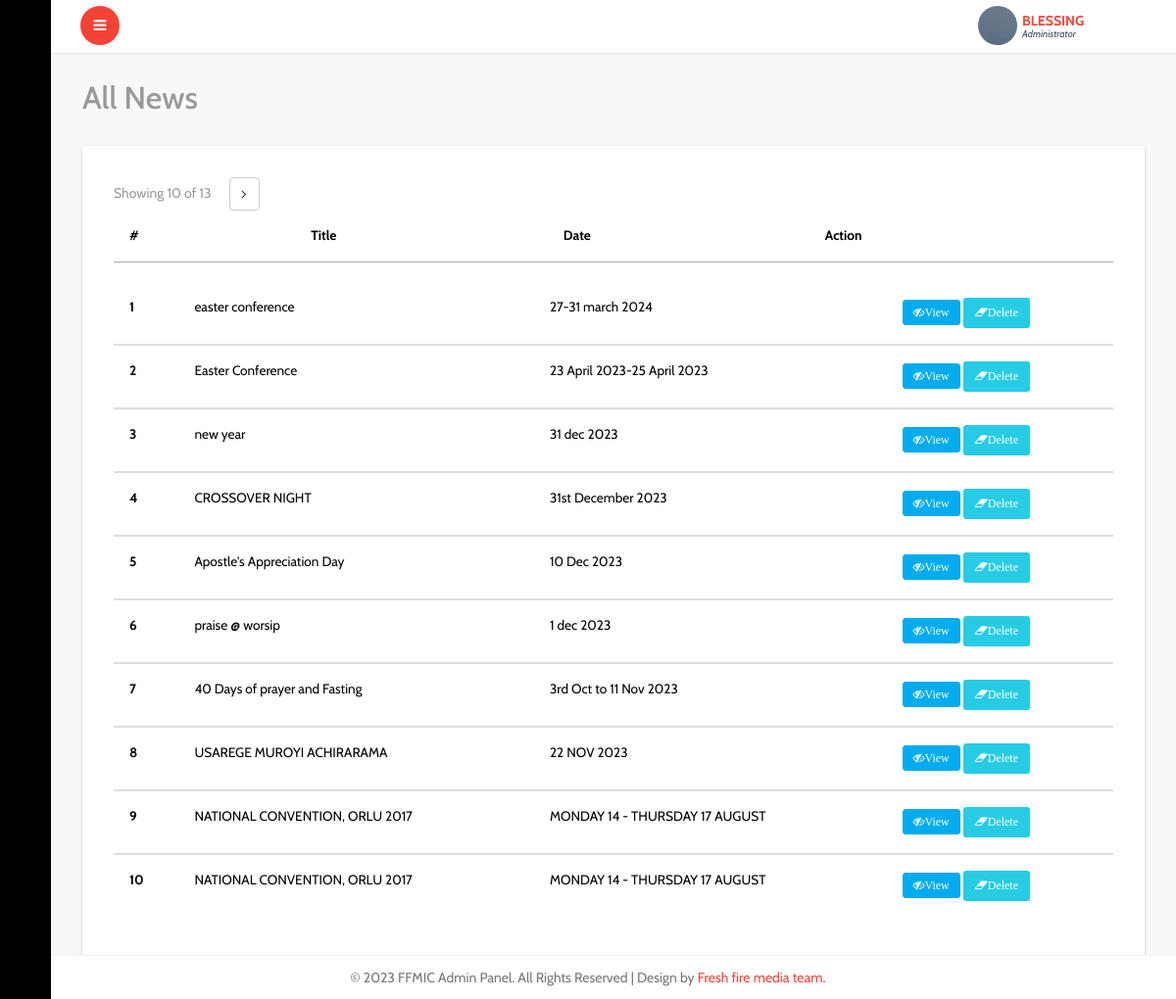
/admin/all-events.php (signed in), run on the app's committed database.
### tables this page shows
CREATE TABLE IF NOT EXISTS `events` (
  `id` int NOT NULL AUTO_INCREMENT,
  `title` varchar(60) NOT NULL,
  `detail` varchar(500) NOT NULL,
  `date` varchar(60) NOT NULL,
  `time` varchar(30) NOT NULL,
  `venue` varchar(120) NOT NULL,
  `phone` varchar(13) NOT NULL,
  `file` varchar(200) NOT NULL,
  PRIMARY KEY (`id`)
);

### idiorm.php (called while the page is built, shortened)
<?php
    class ORM implements ArrayAccess {
        protected static $_default_config = array(
            'connection_string' => 'sqlite::memory:',
            'id_column' => 'id',
            'id_column_overrides' => array(),
            'error_mode' => PDO::ERRMODE_EXCEPTION,
            'username' => null,
            'password' => null,
            'driver_options' => null,
            'identifier_quote_character' => null,
            'limit_clause_style' => null,
            'logging' => false,
            'logger' => null,
            'caching' => false,
            'caching_auto_clear' => false,
            'return_result_sets' => false,
        );
        protected static $_config = array();
        protected static $_db = array();
        protected static $_last_statement = null;
        protected $_connection_name;
        protected $_table_name;
        protected $_values = array();
        protected $_result_columns = array('*');
        protected $_join_sources = array();
        protected $_order_by = array();
        protected $_group_by = array();
        public static function configure($key, $value = null, $connection_name = self::DEFAULT_CONNECTION) {
            if (is_array($key)) {
                foreach ($key as $conf_key => $conf_value) {
                    self::configure($conf_key, $conf_value, $connection_name);
                }
            } else {
                if (is_null($value)) {
                    $value = $key;
                    $key = 'connection_string';
                }
                self::$_config[$connection_name][$key] = $value;
            }
        }
        public static function for_table($table_name, $connection_name = self::DEFAULT_CONNECTION) {
            return new self($table_name, array(), $connection_name);
        }
        protected static function _setup_db_config($connection_name) {
            if (!array_key_exists($connection_name, self::$_config)) {
                self::$_config[$connection_name] = self::$_default_config;
            }
        }
        public static function set_db($db, $connection_name = self::DEFAULT_CONNECTION) {
            self::$_db[$connection_name] = $db;
        }
        protected static function _setup_identifier_quote_character($connection_name) {
            if (is_null(self::$_config[$connection_name]['identifier_quote_character'])) {
                self::$_config[$connection_name]['identifier_quote_character'] =
                    self::_detect_identifier_quote_character($connection_name);
            }
        }
        public static function _setup_limit_clause_style($connection_name) {
            if (is_null(self::$_config[$connection_name]['limit_clause_style'])) {
                self::$_config[$connection_name]['limit_clause_style'] =
                    self::_detect_limit_clause_style($connection_name);
            }
        }
        protected static function _detect_identifier_quote_character($connection_name) {
            switch(self::get_db($connection_name)->getAttribute(PDO::ATTR_DRIVER_NAME)) {
                case 'mysql':
                case 'sqlite':
                case 'sqlite2':
                default:
                    return '`';
            }
        }
        protected static function _detect_limit_clause_style($connection_name) {
            switch(self::get_db($connection_name)->getAttribute(PDO::ATTR_DRIVER_NAME)) {
                default:
                    return ORM::LIMIT_STYLE_LIMIT;
            }
        }
        public static function get_db($connection_name = self::DEFAULT_CONNECTION) {
            return self::$_db[$connection_name];
        }
        public static function get_last_statement() {
            return self::$_last_statement;
        }
        protected static function _execute($query, $parameters = array(), $connection_name = self::DEFAULT_CONNECTION) {
            $statement = self::get_db($connection_name)->prepare($query);
            self::$_last_statement = $statement;
            $time = microtime(true);
            $q = $statement->execute();
            return $q;
        }
        protected static function _log_query($query, $parameters, $connection_name, $query_time) {
            if (!self::$_config[$connection_name]['logging']) {
                return false;
            }
            return true;
        }
        protected function __construct($table_name, $data = array(), $connection_name = self::DEFAULT_CONNECTION) {
            $this->_table_name = $table_name;
            $this->_connection_name = $connection_name;
        }
        public function find_array() {
            return $this->_run();
        }
        protected function _build_select() {
            return $this->_join_if_not_empty(" ", array(
                $this->_build_select_start(),
                $this->_build_join(),
                $this->_build_where(),
                $this->_build_group_by(),
                $this->_build_having(),
                $this->_build_order_by(),
                $this->_build_limit(),
                $this->_build_offset(),
            ));
        }
        protected function _build_select_start() {
            $fragment = 'SELECT ';
            $result_columns = join(', ', $this->_result_columns);
            $fragment .= "{$result_columns} FROM " . $this->_quote_identifier($this->_table_name);
            return $fragment;
        }
        protected function _build_join() {
            if (count($this->_join_sources) === 0) {
                return '';
            }
            return join(" ", $this->_join_sources);
        }
        protected function _build_where() {
            return $this->_build_conditions('where');
        }
        protected function _build_having() {
            return $this->_build_conditions('having');
        }
        protected function _build_group_by() {
            if (count($this->_group_by) === 0) {
                return '';
            }
            return "GROUP BY " . join(", ", $this->_group_by);
        }
        protected function _build_conditions($type) {
            $conditions_class_property_name = "_{$type}_conditions";
            if (count($this->$conditions_class_property_name) === 0) {
                return '';
            }
            $conditions = array();
            return strtoupper($type) . " " . join(" AND ", $conditions);
        }
        protected function _build_order_by() {
            if (count($this->_order_by) === 0) {
                return '';
            }
            return "ORDER BY " . join(", ", $this->_order_by);
        }
        protected function _build_limit() {
            $fragment = '';
            return $fragment;
        }
        protected function _build_offset() {
            return '';
        }
        protected function _join_if_not_empty($glue, $pieces) {
            $filtered_pieces = array();
            foreach ($pieces as $piece) {
                if (is_string($piece)) {
                    $piece = trim($piece);
                }
                if (!empty($piece)) {
                    $filtered_pieces[] = $piece;
                }
            }
            return join($glue, $filtered_pieces);
        }
        protected function _quote_one_identifier($identifier) {
            $parts = explode('.', $identifier);
            $parts = array_map(array($this, '_quote_identifier_part'), $parts);
            return join('.', $parts);
        }
        protected function _quote_identifier($identifier) {
            if (is_array($identifier)) {
                $result = array_map(array($this, '_quote_one_identifier'), $identifier);
                return join(', ', $result);
            } else {
                return $this->_quote_one_identifier($identifier);
            }
        }
        protected function _quote_identifier_part($part) {
            $quote_character = self::$_config[$this->_connection_name]['identifier_quote_character'];
            return $quote_character .
                   str_replace($quote_character,
                               $quote_character . $quote_character,
                               $part
                   ) . $quote_character;
        }
        protected function _run() {
            $query = $this->_build_select();
            $caching_enabled = self::$_config[$this->_connection_name]['caching'];
            self::_execute($query, $this->_values, $this->_connection_name);
            $statement = self::get_last_statement();
            $rows = array();
            while ($row = $statement->fetch(PDO::FETCH_ASSOC)) {
                $rows[] = $row;
            }
            $this->_values = array();
            $this->_result_columns = array('*');
            return $rows;
        }
        public function __call($name, $arguments)
        {
            $method = strtolower(preg_replace('/([a-z])([A-Z])/', '$1_$2', $name));
            if (method_exists($this, $method)) {
                return call_user_func_array(array($this, $method), $arguments);
            } else {
                throw new IdiormMethodMissingException("Method $name() does not exist in class " . get_class($this));
            }
        }
    }

### admin/all-events.php (the view, shortened to what this page needs)
<?php include"header.php"; ?>
			<div id="page-wrapper">
				<div class="graphs">
					<h3 class="blank1">All News</h3>
					 <div class="xs tabls">
					 <div class="panel-body1">
					   <table class="table">
					    <thead>
							<tr>
							  <th>#</th>
							  <th>Title</th>
							  <th>Date</th>
							  <th>Action</th>
							</tr>
						  </thead>
						  <tbody>
						   <?php
                                $tbl_name="events";
        $get_posts_tbl = ORM::for_table("$tbl_name")
                 ->find_array();
	$total_pages = count($get_posts_tbl);
	$limit = 10;
	$page = $_GET['page'];
	if($page)
		$start = ($page - 1) * $limit;
	else
		$start = 0;
				$result = $db->prepare("SELECT * FROM events  ORDER BY id DESC LIMIT $start, $limit");
				$result->execute();
	$next = $page + 1;
	$lastpage = ceil($total_pages/$limit);
	 ?>
                            <span class="text-muted m-r-sm">Showing
                                 <?php if($lastpage == $next-1):?>
                                    <?=$total_pages?>
                                <?php else:?>
                                <?=$page * $limit?>
                            <?php endif;?>
                                of <?=$total_pages?>
                                        </span>
                            <div class="btn-group">
                                <?php if($lastpage == $next-1):?>
                                <?php else:?>
                                <a class="btn btn-default" href="?page=<?=$next?>"><i class="fa fa-angle-right"></i></a>
                                <?php endif;?>
                            </div>
			    </div>
               </div>
                <table class="table">
                      <?php
				for($i=1; $row = $result->fetch(); $i++){
               ?>
							<tr>
							  <th scope="row"><?php echo $i; ?></th>
							  <td><?php echo $row['title']; ?></td>
							  <td><?php echo $row['date']; ?></td>
							  <td>
							    <a href="../event-detail.php?id=<?=$row['id'] ?>" target="_blank" class="fa fa-eye-slash btn btn-xs btn-primary">View</a>
                                <a href="deleteevent.php?id=<?=$row['id'] ?>" class="fa fa-eraser btn btn-xs btn-success warning_4 delbtn" >Delete</a>
							  </td>
							</tr>
							 <?php } ?>
						</table>
						</div>
						</div>
				</div>
		<?php include"footer.php"; ?>

### data on the page
events: title "easter conference", date "27-31 march 2024"
events: title "Easter Conference", date "23 April 2023-25 April 2023"
events: title "new year", date "31 dec 2023"
events: title "CROSSOVER NIGHT", date "31st December 2023"
events: title "Apostle's Appreciation Day", date "10 Dec 2023"
events: title "praise @ worsip", date "1 dec 2023"
events: title "40 Days of prayer and Fasting", date "3rd Oct to 11 Nov 2023"
events: title "USAREGE MUROYI ACHIRARAMA", date "22 NOV 2023"
events: title "NATIONAL CONVENTION, ORLU 2017", date "MONDAY 14 - THURSDAY 17 AUGUST"
events: title "NATIONAL CONVENTION, ORLU 2017", date "MONDAY 14 - THURSDAY 17 AUGUST"

### other printed values
$namee "BLESSING"
$page * $limit "10"
$total_pages "13"
